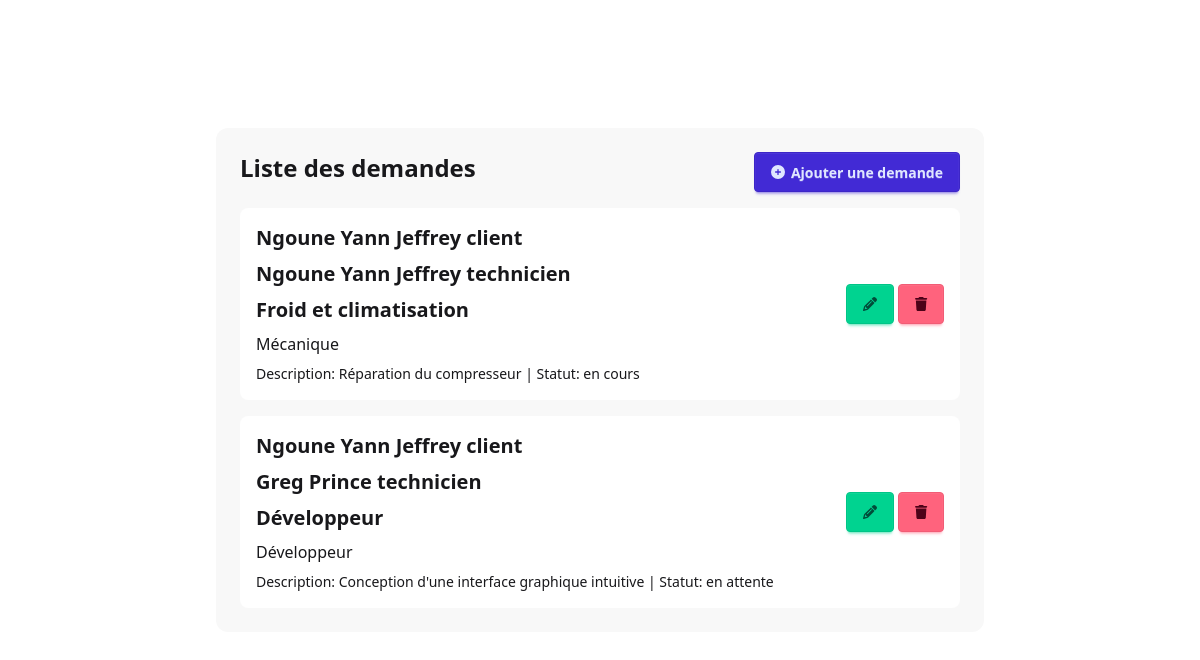
The page /demande/ on the database as committed earlier.
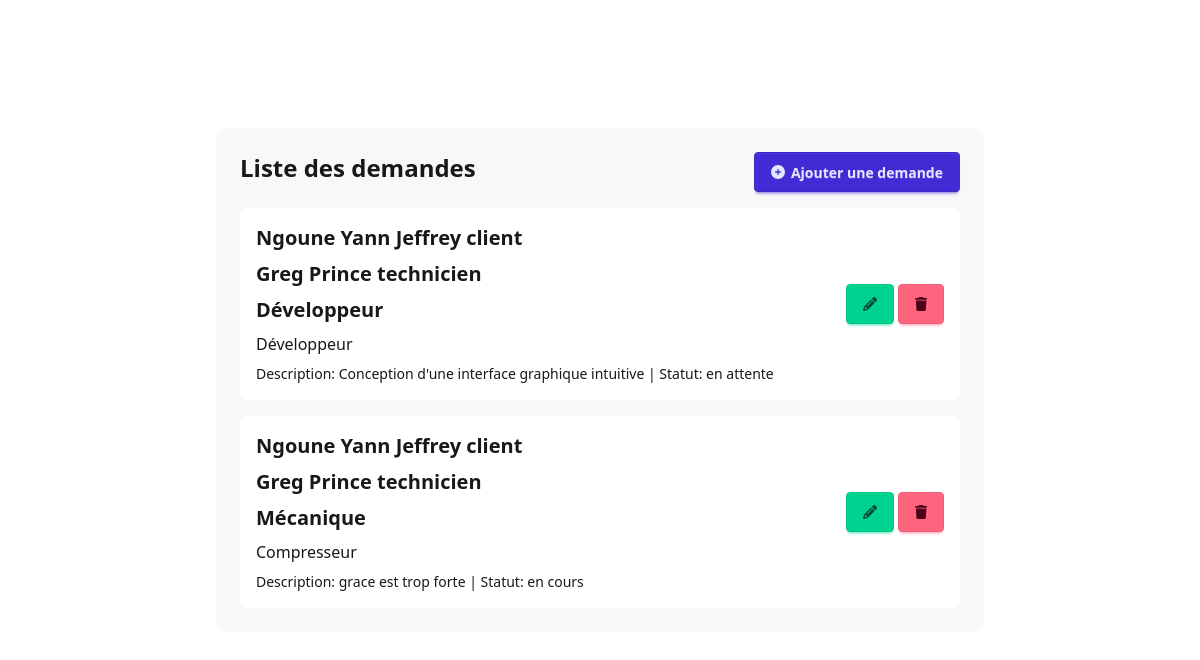
The same page on the database as committed later.
### helpdeskapp/models.py (models this page shows, shortened)
class Demande(models.Model):
    statut = [
        ('en attente', 'En attente'),
        ('en cours', 'En cours'),
        ('terminee', 'Terminée')
    ]
    client = models.ForeignKey(
        Utilisateur,
        on_delete=models.CASCADE,
        related_name = 'client_demandes',
        limit_choices_to={'role': 'client'}
    )
    technicien = models.ForeignKey(
        Utilisateur,
        on_delete=models.SET_NULL,
        null=True,
        blank=True,
        related_name = 'technicien_demandes',
        limit_choices_to={'role': 'technicien'}
    )
    domaine = models.ForeignKey(
        Domaine,
        on_delete=models.CASCADE,
        related_name='domaine_demandes'
    )
    intitule = models.CharField(max_length=100)
    description = models.CharField(max_length=100)
    statuts = models.CharField(max_length=20, choices=statut, default='en attente')
    date_demande = models.DateTimeField(auto_now_add=True)

class Utilisateur(models.Model):
    roles = [
        ('client', 'Client'),
        ('technicien', 'Technicien'),
        ('administrateur', 'Administrateur')
    ]
    nom = models.CharField(max_length=100)
    prenom = models.CharField(max_length=100)
    telephone = models.CharField(max_length=15)
    address = models.TextField()
    email = models.EmailField()
    password = models.CharField(max_length=100)
    role = models.CharField(max_length=20, choices=roles, default='client')
    def __str__(self):
        return f"{self.nom} {self.prenom} {(self.role)}"

class Domaine(models.Model):
    intitule = models.CharField(max_length=100)
    description = models.CharField(max_length=100)
    def __str__(self):
        return f"{self.intitule}"

### helpdeskapp/views.py (the view)
# urls.py: path('demande/', liste_demandes, name='liste_demandes'),
def liste_demandes(request):
    demandes = Demande.objects.all()
    return render(request, 'demande/liste.html', {'demandes': demandes})

### helpdeskapp/templates/demande/liste.html (shortened to what this page needs)
{% extends 'base.html' %}
{% block content %}
<div class="w-full bg-base-200">
    <div class="mb-4 flex justify-between icons-center">
        <h1 class="text-2xl font-bold">Liste des demandes</h1>
        <a href="{%url 'add_demande' %}" class="btn btn-primary">
            <i class="fa fa-circle-plus"></i>
            Ajouter une demande
        </a>
    </div>
    <div class="space-y-4 w-full">
        {% for demande in demandes %}
        <div class="p-4 bg-base-100 rounded-lg w-full flex justify-between items-center">
            <div class="space-y-2">
                <h2 class="text-xl font-semibold">{{ demande.client }}</h2>
                <h2 class="text-xl font-semibold">{{ demande.technicien }}</h2>
                <h2 class="text-xl font-semibold">{{ demande.domaine }}</h2>
                <p>{{ demande.intitule }}</p>
                <p class="text-sm">Description: {{ demande.description }} | Statut: {{ demande.statuts }}</p>
            </div>
            <div class="space-y">
                <a href="{%url 'update_demande' demande.id %}" class="btn btn-success">
                    <i class="fa fa-pencil"></i>
                </a>
                <a href="{%url 'delete_demande' demande.id %}" class="btn btn-error">
                    <i class="fa fa-trash"></i>
                </a>
            </div>
        </div>
        {% endfor %}
    </div>
</div>
{% endblock %}

Rows that differ between the two databases and show on the page:
removed Demande: client "Ngoune Yann Jeffrey client", technicien "Ngoune Yann Jeffrey technicien", domaine "Froid et climatisation", intitule "Mécanique", description "Réparation du compresseur", statuts "en cours"
added Demande: client "Ngoune Yann Jeffrey client", technicien "Greg Prince technicien", domaine "Mécanique", intitule "Compresseur", description "grace est trop forte", statuts "en cours"
